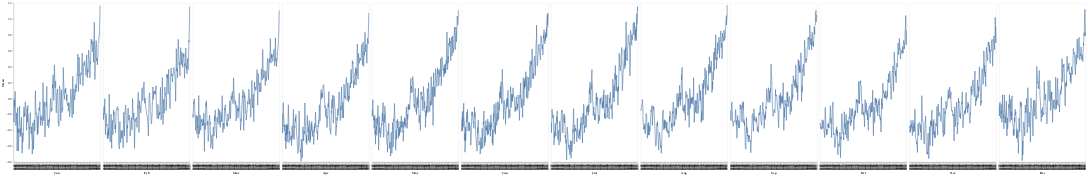

This figure's notebook cell:
### Code cell
months = ['Jan', 'Feb', 'Mar', 'Apr', 'May','Jun', 'Jul', 'Aug', 'Sep', 'Oct', 'Nov', 'Dec',]

charts =alt.hconcat(spacing=0)
for i in range(1,13):
    if i == 1:
        axis = alt.Axis(grid=False)
    else:
        axis = None
    chart = alt.Chart(df1).mark_line().encode(
        x=alt.X('year:O', title=months[i-1]),
        y=alt.Y('Mean', axis=axis)
    ).transform_filter(
        alt.FieldEqualPredicate(field='month', equal=i)
    ).properties(
        width=300,
        height=550
    )
    charts |= chart

charts

### Figure 1 — Vega-Lite specification as saved in the notebook (floating-point values rounded to 4 significant figures; data arrays with more than 128 entries replaced by an {"elided": "..."} marker saying what was removed)
{"config": {"view": {"continuousWidth": 400, "continuousHeight": 300}}, "hconcat": [{"mark": "line", "encoding": {"x": {"field": "year", "title": "Jan", "type": "ordinal"}, "y": {"axis": {"grid": false}, "field": "Mean", "type": "quantitative"}}, "height": 550, "transform": [{"filter": {"equal": 1, "field": "month"}}], "width": 300}, {"mark": "line", "encoding": {"x": {"field": "year", "title": "Feb", "type": "ordinal"}, "y": {"axis": null, "field": "Mean", "type": "quantitative"}}, "height": 550, "transform": [{"filter": {"equal": 2, "field": "month"}}], "width": 300}, {"mark": "line", "encoding": {"x": {"field": "year", "title": "Mar", "type": "ordinal"}, "y": {"axis": null, "field": "Mean", "type": "quantitative"}}, "height": 550, "transform": [{"filter": {"equal": 3, "field": "month"}}], "width": 300}, {"mark": "line", "encoding": {"x": {"field": "year", "title": "Apr", "type": "ordinal"}, "y": {"axis": null, "field": "Mean", "type": "quantitative"}}, "height": 550, "transform": [{"filter": {"equal": 4, "field": "month"}}], "width": 300}, {"mark": "line", "encoding": {"x": {"field": "year", "title": "May", "type": "ordinal"}, "y": {"axis": null, "field": "Mean", "type": "quantitative"}}, "height": 550, "transform": [{"filter": {"equal": 5, "field": "month"}}], "width": 300}, {"mark": "line", "encoding": {"x": {"field": "year", "title": "Jun", "type": "ordinal"}, "y": {"axis": null, "field": "Mean", "type": "quantitative"}}, "height": 550, "transform": [{"filter": {"equal": 6, "field": "month"}}], "width": 300}, {"mark": "line", "encoding": {"x": {"field": "year", "title": "Jul", "type": "ordinal"}, "y": {"axis": null, "field": "Mean", "type": "quantitative"}}, "height": 550, "transform": [{"filter": {"equal": 7, "field": "month"}}], "width": 300}, {"mark": "line", "encoding": {"x": {"field": "year", "title": "Aug", "type": "ordinal"}, "y": {"axis": null, "field": "Mean", "type": "quantitative"}}, "height": 550, "transform": [{"filter": {"equal": 8, "field": "month"}}], "width": 300}, {"mark": "line", "encoding": {"x": {"field": "year", "title": "Sep", "type": "ordinal"}, "y": {"axis": null, "field": "Mean", "type": "quantitative"}}, "height": 550, "transform": [{"filter": {"equal": 9, "field": "month"}}], "width": 300}, {"mark": "line", "encoding": {"x": {"field": "year", "title": "Oct", "type": "ordinal"}, "y": {"axis": null, "field": "Mean", "type": "quantitative"}}, "height": 550, "transform": [{"filter": {"equal": 10, "field": "month"}}], "width": 300}, {"mark": "line", "encoding": {"x": {"field": "year", "title": "Nov", "type": "ordinal"}, "y": {"axis": null, "field": "Mean", "type": "quantitative"}}, "height": 550, "transform": [{"filter": {"equal": 11, "field": "month"}}], "width": 300}, {"mark": "line", "encoding": {"x": {"field": "year", "title": "Dec", "type": "ordinal"}, "y": {"axis": null, "field": "Mean", "type": "quantitative"}}, "height": 550, "transform": [{"filter": {"equal": 12, "field": "month"}}], "width": 300}], "data": {"name": "data-c32aa4c5b571d237ab05fc5bf5b2dee5"}, "spacing": 0, "$schema": "https://vega.github.io/schema/vega-lite/v4.17.0.json", "datasets": {"data-c32aa4c5b571d237ab05fc5bf5b2dee5": {"elided": "3288 records"}}}
